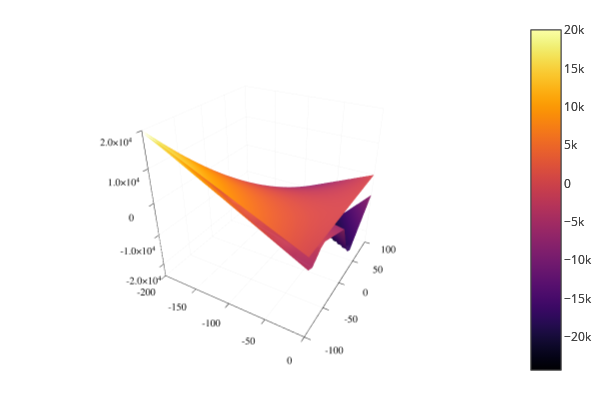

The notebook cell this image was saved under:
### Code cell
i=2
#rAccpost=-80
approx(x,rAccpost) = simplify(substitute(a[i][2].constraints[1],Dict(SNNT.AST.Variable("x2")=>x,SNNT.AST.Variable("x3")=>rAccpost),fold=false)).value
exact(x,rAccpost) = simplify(substitute(a[i][1].term,Dict(SNNT.AST.Variable("rVel")=>x,SNNT.AST.Variable("rAccpost")=>rAccpost),fold=false)).value
xpts = range(-200,0, length=10)
#Plots.plot(xpts,exact.(xpts),label="exact")
#Plots.plot!(xpts,approx.(xpts),label="approx")
surface(-200:10:0,-100:10:100,approx)
surface!(-200:10:0,-100:10:100,exact)

### Figure 1 — Plotly figure (JSON) as saved in the notebook; plotly's stock layout.template omitted (floating-point values rounded to 4 significant figures; data arrays with more than 128 entries replaced by an {"elided": "..."} marker saying what was removed)
{"data": [{"colorbar": {"title": ""}, "colorscale": {"elided": "256x2 mixed values"}, "hoverinfo": "none", "name": "y1", "opacity": null, "scene": "scene", "showlegend": false, "showscale": true, "type": "surface", "x": [-200, -190, -180, -170, -160, -150, -140, -130, -120, -110, -100, -90, -80, -70, -60, -50, -40, -30, -20, -10, 0], "xaxis": "x", "y": [-100, -90, -80, -70, -60, -50, -40, -30, -20, -10, 0, 10, 20, 30, 40, 50, 60, 70, 80, 90, 100], "yaxis": "y", "z": {"elided": "21x21 float values"}, "zaxis": "z", "zmax": 20000, "zmin": -24310.0}, {"colorbar": {"title": ""}, "colorscale": {"elided": "256x2 mixed values"}, "hoverinfo": "none", "name": "y2", "opacity": null, "scene": "scene", "showlegend": false, "showscale": true, "type": "surface", "x": [-200, -190, -180, -170, -160, -150, -140, -130, -120, -110, -100, -90, -80, -70, -60, -50, -40, -30, -20, -10, 0], "xaxis": "x", "y": [-100, -90, -80, -70, -60, -50, -40, -30, -20, -10, 0, 10, 20, 30, 40, 50, 60, 70, 80, 90, 100], "yaxis": "y", "z": {"elided": "21x21 int values"}, "zaxis": "z", "zmax": 20000, "zmin": -24310.0}], "layout": {"annotations": [], "height": 400, "legend_position": {"bgcolor": "rgba(255, 255, 255, 1.000)", "bordercolor": "rgba(0, 0, 0, 1.000)", "borderwidth": 1, "font": {"color": "rgba(0, 0, 0, 1.000)", "family": "sans-serif", "size": 11}, "title": {"font": {"color": "rgba(0, 0, 0, 1.000)", "family": "sans-serif", "size": 15}, "text": ""}, "tracegroupgap": 0, "traceorder": "normal", "x": 1, "xanchor": "auto", "y": 1, "yanchor": "auto"}, "margin": {"b": 20, "l": 0, "r": 0, "t": 20}, "paper_bgcolor": "rgba(255, 255, 255, 1.000)", "plot_bgcolor": "rgba(255, 255, 255, 1.000)", "scene": {"camera": {"eye": {"x": 1.126, "y": -1.95, "z": 1.3}}, "domain": {"x": [0.06582, 0.9934], "y": [0.03762, 0.9902]}, "xaxis": {"gridcolor": "rgba(0, 0, 0, 0.100)", "gridwidth": 0.5, "linecolor": "rgba(0, 0, 0, 1.000)", "mirror": false, "range": [-200, 0], "showgrid": true, "showline": true, "showticklabels": true, "tickangle": 0, "tickcolor": "rgb(0, 0, 0)", "tickfont": {"color": "rgba(0, 0, 0, 1.000)", "family": "sans-serif", "size": 11}, "tickmode": "array", "ticks": "inside", "ticktext": ["-200", "-150", "-100", "-50", "0"], "tickvals": [-200, -150, -100, -50, 0], "title": "", "titlefont": {"color": "rgba(0, 0, 0, 1.000)", "family": "sans-serif", "size": 15}, "type": "-", "visible": true, "zeroline": false, "zerolinecolor": "rgba(0, 0, 0, 1.000)"}, "yaxis": {"gridcolor": "rgba(0, 0, 0, 0.100)", "gridwidth": 0.5, "linecolor": "rgba(0, 0, 0, 1.000)", "mirror": false, "range": [-100, 100], "showgrid": true, "showline": true, "showticklabels": true, "tickangle": 0, "tickcolor": "rgb(0, 0, 0)", "tickfont": {"color": "rgba(0, 0, 0, 1.000)", "family": "sans-serif", "size": 11}, "tickmode": "array", "ticks": "inside", "ticktext": ["-100", "-50", "0", "50", "100"], "tickvals": [-100, -50, 0, 50, 100], "title": "", "titlefont": {"color": "rgba(0, 0, 0, 1.000)", "family": "sans-serif", "size": 15}, "type": "-", "visible": true, "zeroline": false, "zerolinecolor": "rgba(0, 0, 0, 1.000)"}, "zaxis": {"gridcolor": "rgba(0, 0, 0, 0.100)", "gridwidth": 0.5, "linecolor": "rgba(0, 0, 0, 1.000)", "mirror": false, "range": [-24310.0, 20000], "showgrid": true, "showline": true, "showticklabels": true, "tickangle": 0, "tickcolor": "rgb(0, 0, 0)", "tickfont": {"color": "rgba(0, 0, 0, 1.000)", "family": "sans-serif", "size": 11}, "tickmode": "array", "ticks": "inside", "ticktext": ["-2.0×10⁴", "-1.0×10⁴", "0", "1.0×10⁴", "2.0×10⁴"], "tickvals": [-20000, -10000, 0, 10000, 20000], "title": "", "titlefont": {"color": "rgba(0, 0, 0, 1.000)", "family": "sans-serif", "size": 15}, "type": "-", "visible": true, "zeroline": false, "zerolinecolor": "rgba(0, 0, 0, 1.000)"}}, "showlegend": true, "width": 600}}
